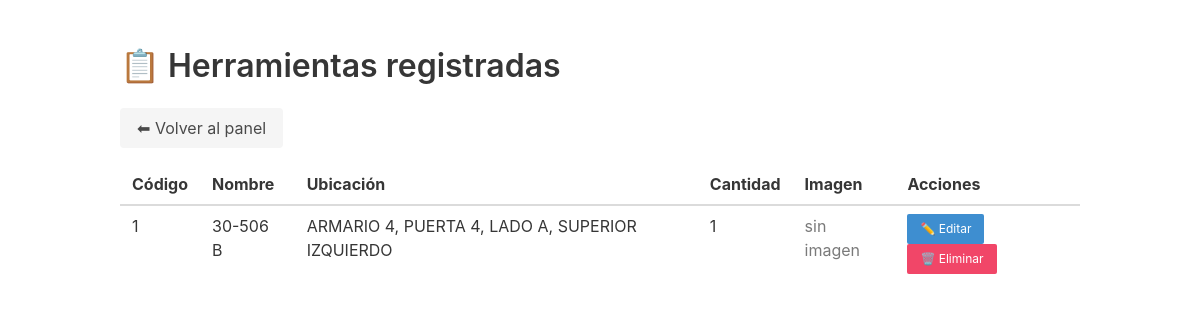
The app's page /listar_herramientas3.php?buscar=30-506 B (signed in), older data.
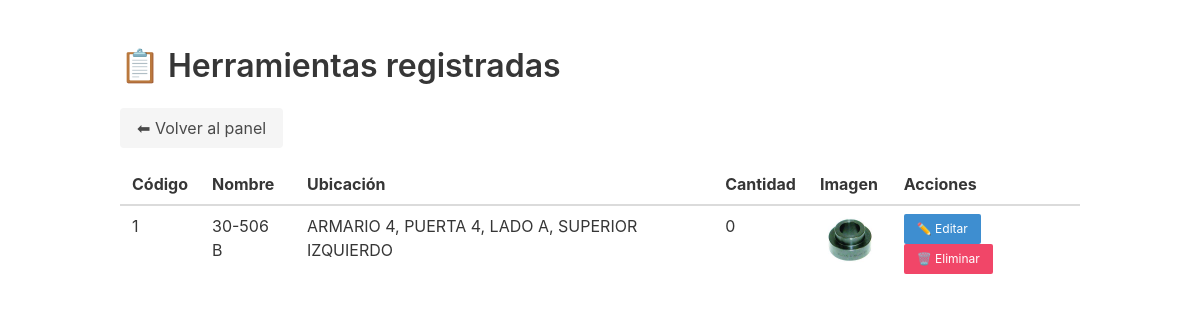
The same page, newer data.
### tables this page shows
CREATE TABLE `herramientas` (
  `id` int(11) NOT NULL AUTO_INCREMENT,
  `codigo` varchar(50) DEFAULT NULL,
  `nombre` varchar(100) NOT NULL,
  `ubicacion` varchar(100) NOT NULL,
  `imagen` varchar(255) DEFAULT NULL,
  `cantidad` int(11) DEFAULT 1,
  PRIMARY KEY (`id`)
);

### listar_herramientas3.php (the view, shortened to what this page needs)
<?php
include 'includes/conexion.php';
$buscar = isset($_GET['buscar']) ? $conexion->real_escape_string($_GET['buscar']) : '';
$where = "1";
if ($buscar) {
    $where .= " AND (nombre LIKE '%$buscar%' OR codigo LIKE '%$buscar%')";
}
$sql = "SELECT * FROM herramientas
        WHERE $where
        ORDER BY
            CASE
                WHEN codigo REGEXP '^[0-9]+$' THEN 0
                ELSE 1
            END,
            CAST(codigo AS UNSIGNED)";
$herramientas = $conexion->query($sql);
?>
<!DOCTYPE html>
<html lang="es">
<head>
    <link rel="stylesheet" href="https://cdn.jsdelivr.net/npm/bulma@0.9.4/css/bulma.min.css">
</head>
<body>
<section class="section">
    <div class="container">
        <h1 class="title is-3">📋 Herramientas registradas</h1>
        <a href="dashboard.php" class="button is-light mb-4">⬅ Volver al panel</a>
        <table class="table is-striped is-fullwidth">
            <thead>
                <tr>
                    <th>Código</th>
                    <th>Nombre</th>
                    <th>Ubicación</th>
                    <th>Cantidad</th>
                    <th>Imagen</th>
                    <th>Acciones</th>
                </tr>
            </thead>
            <tbody id="tabla-herramientas">
                <?php while ($h = $herramientas->fetch_assoc()): ?>
                    <tr>
                        <td><?= htmlspecialchars($h['codigo'] ?: '—') ?></td>
                        <td><?= htmlspecialchars($h['nombre']) ?></td>
                        <td><?= htmlspecialchars($h['ubicacion']) ?></td>
                        <td><?= intval($h['cantidad']) ?></td>
                        <td>
                            <?php if ($h['imagen']): ?>
                                <img src="<?= htmlspecialchars($h['imagen']) ?>" alt="Imagen" width="60">
                            <?php else: ?>
                                <span class="has-text-grey">sin imagen</span>
                            <?php endif; ?>
                        </td>
                        <td>
                            <a href="editar_herramienta.php?id=<?= $h['id'] ?>" class="button is-small is-info">✏️ Editar</a>
                            <a href="eliminar_herramienta.php?id=<?= $h['id'] ?>" class="button is-small is-danger" onclick="return confirm('¿Seguro que querés eliminar esta herramienta?')">🗑️ Eliminar</a>
                        </td>
                    </tr>
                <?php endwhile; ?>
            </tbody>
        </table>
    </div>
</section>
</body>
</html>

Row changes from the older to the newer data that the page shows:
removed herramientas: codigo "1", nombre "30-506 B", ubicacion "ARMARIO 4, PUERTA 4, LADO A, SUPERIOR IZQUIERDO", cantidad "1", shows "sin imagen"
added herramientas: codigo "1", nombre "30-506 B", ubicacion "ARMARIO 4, PUERTA 4, LADO A, SUPERIOR IZQUIERDO", cantidad "0", imagen (picture)
